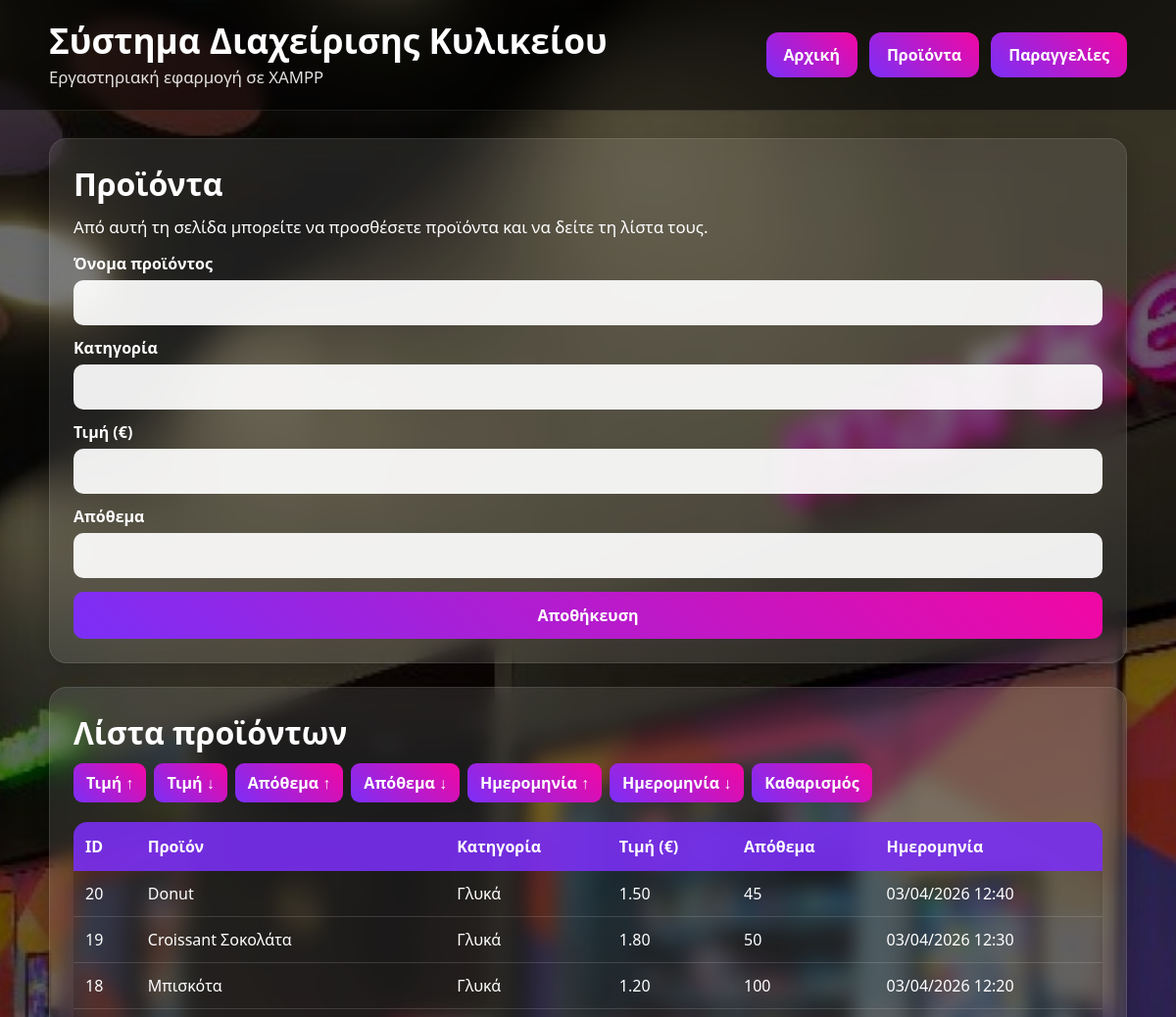
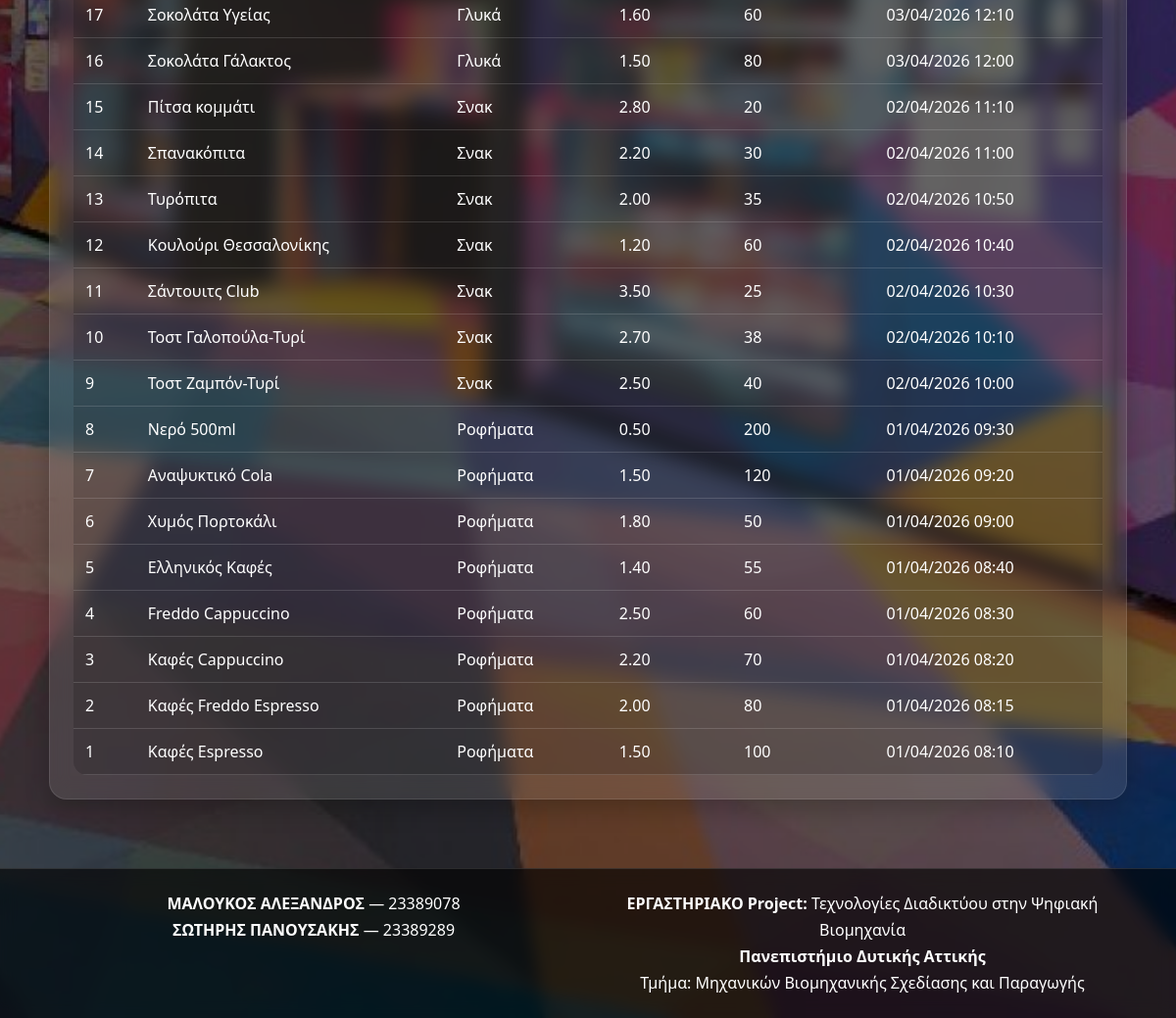
/products.php, run on the app's committed database (2 pictures, top to bottom).
### tables this page shows
CREATE TABLE products (
    id INT AUTO_INCREMENT PRIMARY KEY,
    name VARCHAR(100) NOT NULL,
    category VARCHAR(50) NOT NULL,
    price DECIMAL(6,2) NOT NULL,
    stock INT NOT NULL DEFAULT 0,
    created_at DATETIME NOT NULL DEFAULT CURRENT_TIMESTAMP
);

### products.php (the view, shortened to what this page needs)
<?php
include 'config.php';
$order = "id DESC";
$sql = "SELECT id, name, category, price, stock, created_at FROM products ORDER BY $order";
$result = $conn->query($sql);
include 'includes/header.php';
?>
<div class="card">
    <h2>Προϊόντα</h2>
    <p>Από αυτή τη σελίδα μπορείτε να προσθέσετε προϊόντα και να δείτε τη λίστα τους.</p>
    <form method="POST" action="products.php">
        <label>Όνομα προϊόντος</label>
        <input type="text" name="name" required>
        <label>Κατηγορία</label>
        <input type="text" name="category" required>
        <label>Τιμή (€)</label>
        <input type="number" name="price" step="0.01" min="0" required>
        <label>Απόθεμα</label>
        <input type="number" name="stock" min="0" required>
        <button type="submit">Αποθήκευση</button>
    </form>
</div>
<div class="card">
    <h2>Λίστα προϊόντων</h2>
    <div class="filters" style="margin-bottom: 20px;">
        <a class="btn" href="products.php?sort=price_asc">Τιμή ↑</a>
        <a class="btn" href="products.php?sort=price_desc">Τιμή ↓</a>
        <a class="btn" href="products.php?sort=stock_asc">Απόθεμα ↑</a>
        <a class="btn" href="products.php?sort=stock_desc">Απόθεμα ↓</a>
        <a class="btn" href="products.php?sort=date_asc">Ημερομηνία ↑</a>
        <a class="btn" href="products.php?sort=date_desc">Ημερομηνία ↓</a>
        <a class="btn" href="products.php">Καθαρισμός</a>
    </div>
    <table>
        <tr>
            <th>ID</th>
            <th>Προϊόν</th>
            <th>Κατηγορία</th>
            <th>Τιμή (€)</th>
            <th>Απόθεμα</th>
            <th>Ημερομηνία</th>
        </tr>
        <?php if ($result && $result->num_rows > 0): ?>
            <?php while ($row = $result->fetch_assoc()): ?>
                <tr>
                    <td><?= $row['id']; ?></td>
                    <td><?= htmlspecialchars($row['name']); ?></td>
                    <td><?= htmlspecialchars($row['category']); ?></td>
                    <td><?= number_format((float)$row['price'], 2); ?></td>
                    <td><?= $row['stock']; ?></td>
                    <td><?= !empty($row['created_at']) ? date("d/m/Y H:i", strtotime($row['created_at'])) : '-'; ?></td>
                </tr>
            <?php endwhile; ?>
        <?php else: ?>
            <tr>
                <td colspan="6">Δεν υπάρχουν προϊόντα.</td>
            </tr>
        <?php endif; ?>
    </table>
</div>
<?php include 'includes/footer.php'; ?>

### style.css (style rules this page uses)
* { margin: 0; padding: 0; box-sizing: border-box; font-family: 'Segoe UI', sans-serif; }
html, body { min-height: 100%; }
body { min-height: 100vh; background: url('assets/background.jpg') no-repeat center center fixed; background-size: cover; color: #ffffff; position: relative; }
body::before { content: ""; position: fixed; inset: 0; background: rgba(0, 0, 0, 0.58); z-index: -2; }
.card { background: rgba(255, 255, 255, 0.10); border: 1px solid rgba(255, 255, 255, 0.10); border-radius: 18px; backdrop-filter: blur(10px); box-shadow: 0 10px 24px rgba(0, 0, 0, 0.22); padding: 24px; margin-bottom: 24px; }
.card h2 { font-size: 2rem; margin-bottom: 10px; }
.card p { line-height: 1.6; font-size: 1.05rem; }
form { display: flex; flex-direction: column; }
form label { margin-top: 12px; margin-bottom: 6px; font-weight: 700; }
form input { width: 100%; padding: 12px 14px; border: 0; border-radius: 10px; outline: none; font-size: 1rem; background: rgba(255, 255, 255, 0.92); color: #111; }
form button { margin-top: 14px; padding: 13px 16px; border: none; border-radius: 10px; background: linear-gradient(45deg, #7b2ff7, #f107a3); color: #fff; font-size: 1rem; font-weight: 700; cursor: pointer; transition: opacity 0.2s ease, transform 0.2s ease; }
.filters { margin-bottom: 18px; display: flex; flex-wrap: wrap; gap: 8px; }
.filters .btn { display: inline-block; background: linear-gradient(45deg, #7b2ff7, #f107a3); color: white; padding: 9px 13px; text-decoration: none; border-radius: 9px; font-weight: 700; transition: opacity 0.2s ease, transform 0.2s ease; }
table { width: 100%; border-collapse: collapse; margin-top: 12px; overflow: hidden; border-radius: 14px; background: rgba(0, 0, 0, 0.16); }
table th { background: rgba(123, 47, 247, 0.88); padding: 14px 12px; text-align: left; font-size: 1rem; }
table td { padding: 12px; border-bottom: 1px solid rgba(255, 255, 255, 0.14); vertical-align: middle; }

### data on the page
products: id "20", name "Donut", category "Γλυκά", price "1.50", stock "45", created_at "03/04/2026 12:40"
products: id "19", name "Croissant Σοκολάτα", category "Γλυκά", price "1.80", stock "50", created_at "03/04/2026 12:30"
products: id "18", name "Μπισκότα", category "Γλυκά", price "1.20", stock "100", created_at "03/04/2026 12:20"
products: id "17", name "Σοκολάτα Υγείας", category "Γλυκά", price "1.60", stock "60", created_at "03/04/2026 12:10"
products: id "16", name "Σοκολάτα Γάλακτος", category "Γλυκά", price "1.50", stock "80", created_at "03/04/2026 12:00"
products: id "15", name "Πίτσα κομμάτι", category "Σνακ", price "2.80", stock "20", created_at "02/04/2026 11:10"
products: id "14", name "Σπανακόπιτα", category "Σνακ", price "2.20", stock "30", created_at "02/04/2026 11:00"
products: id "13", name "Τυρόπιτα", category "Σνακ", price "2.00", stock "35", created_at "02/04/2026 10:50"
products: id "12", name "Κουλούρι Θεσσαλονίκης", category "Σνακ", price "1.20", stock "60", created_at "02/04/2026 10:40"
products: id "11", name "Σάντουιτς Club", category "Σνακ", price "3.50", stock "25", created_at "02/04/2026 10:30"
products: id "10", name "Τοστ Γαλοπούλα-Τυρί", category "Σνακ", price "2.70", stock "38", created_at "02/04/2026 10:10"
products: id "9", name "Τοστ Ζαμπόν-Τυρί", category "Σνακ", price "2.50", stock "40", created_at "02/04/2026 10:00"
products: id "8", name "Νερό 500ml", category "Ροφήματα", price "0.50", stock "200", created_at "01/04/2026 09:30"
products: id "7", name "Αναψυκτικό Cola", category "Ροφήματα", price "1.50", stock "120", created_at "01/04/2026 09:20"
products: id "6", name "Χυμός Πορτοκάλι", category "Ροφήματα", price "1.80", stock "50", created_at "01/04/2026 09:00"
products: id "5", name "Ελληνικός Καφές", category "Ροφήματα", price "1.40", stock "55", created_at "01/04/2026 08:40"
products: id "4", name "Freddo Cappuccino", category "Ροφήματα", price "2.50", stock "60", created_at "01/04/2026 08:30"
products: id "3", name "Καφές Cappuccino", category "Ροφήματα", price "2.20", stock "70", created_at "01/04/2026 08:20"
products: id "2", name "Καφές Freddo Espresso", category "Ροφήματα", price "2.00", stock "80", created_at "01/04/2026 08:15"
products: id "1", name "Καφές Espresso", category "Ροφήματα", price "1.50", stock "100", created_at "01/04/2026 08:10"
